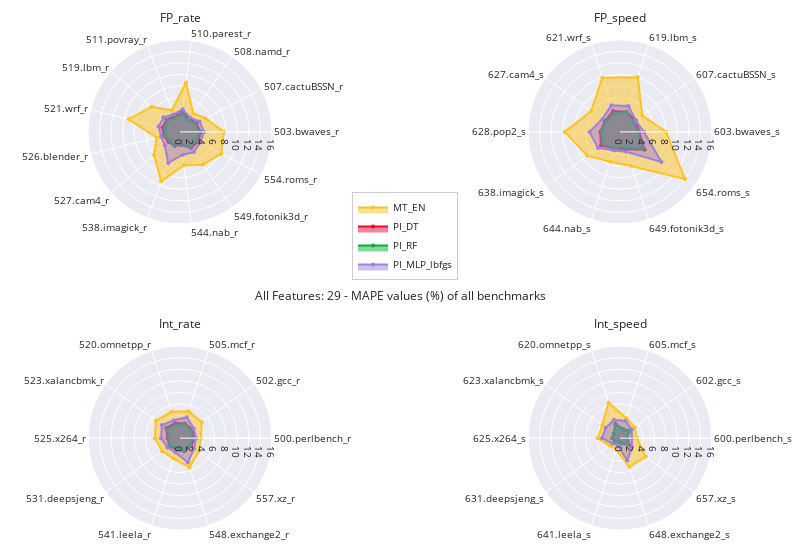
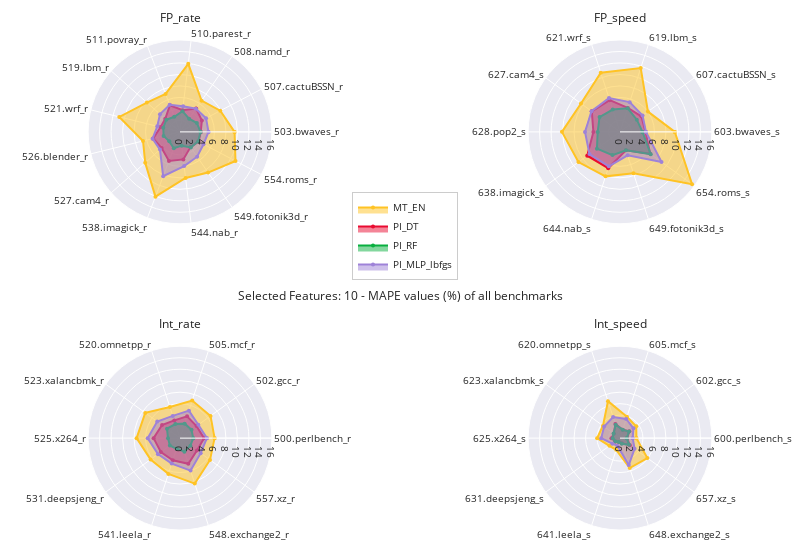

Notebook source saved alongside these figures, in order:
### Markdown cell above
## 3.2 Radar Plots

We show MAPE values of final models with the full set of 29 and selected set of 10 features for all benchmarks

### Code cell
%reset -f

#####
# restore the notebook session
import dill

dill.load_session(("pickles/regress_03_final_models.pkl"))

from plotly.subplots import make_subplots
import plotly.graph_objects as go

colors = ['rgba(255, 195, 36, 0.5)', 'rgba(233, 11, 48, 0.5)', 'rgba(8, 175, 63, 0.5)', 'rgba(158, 130, 216, 0.5)']
edges = ['rgba(255, 195, 36, 1)', 'rgba(233, 11, 48, 1)', 'rgba(8, 175, 63, 1)', 'rgba(158, 130, 216, 1)']


for feat_mod in final_regrs:
      fig = make_subplots(rows=2, cols=2, specs=[[{"type": "polar"}, {"type": "polar"}],
           [{"type": "polar"}, {"type": "polar"}]], subplot_titles=tuple(suite["name"] for suite in suites))
      for s, suite in enumerate(suites):
            cat = suite["name"]
            benchmarks = suite["benchmarks"]
            #print(category)

            benchmarks = [*benchmarks, benchmarks[0]]

            for m, model in enumerate(final_regrs[feat_mod]):
                  r = final_regrs[feat_mod][model][cat].mapes
                  fig.add_trace(go.Scatterpolar(
                        r=[*r,r[0]],
                        theta=benchmarks,
                        fill='toself',
                        name=model,
                        fillcolor=colors[m],
                        marker=dict(color=edges[m], size=4),
                        showlegend= not(s),
                  ), row=int(s/2)+1, col=s%2+1)

      fig.update_layout(
            autosize=False,
            width=800,
            height=550,
            polar=dict(
            radialaxis=dict(
                  visible=True,
                  range=[0, 16]
            )),
            polar2=dict(
            radialaxis=dict(
                  visible=True,
                  range=[0, 16]
            )),
            polar3=dict(
            radialaxis=dict(
                  visible=True,
                  range=[0, 16]
            )),
            polar4=dict(
            radialaxis=dict(
                  visible=True,
                  range=[0, 16],
            )),
            legend=dict(
                  x=0.44,
                  y=0.6,
                  traceorder='normal',
                  font=dict(
                        size=10,),
                  bordercolor="#ccc",
                  borderwidth=1
            ),
            margin=dict(l=0,r=0,b=20,t=40),
            title={
                  'text': ('All Features: 29' if feat_mod=='all_feat' else 'Selected Features: 10') + (
                  ' - MAPE values (%) of all benchmarks'),
                  'x':0.5,
                  'y':0.47,
                  'font_size': 12,
                  'xanchor': 'center',
                  'yanchor': 'top'
            },
            template='seaborn' 
            
      )
      fig.update_annotations(yshift=12, font_size=12)
      fig.update_polars(angularaxis_tickfont_size=10, radialaxis_tickfont_size=10)

      fig.write_image( "plots/model_selection/radar_" + feat_mod + ".pdf")
      fig.show()

### Figure 1 — Plotly figure (JSON) as saved in the notebook; plotly's stock layout.template omitted (floating-point values rounded to 4 significant figures)
{"data": [{"fill": "toself", "fillcolor": "rgba(255, 195, 36, 0.5)", "marker": {"color": "rgba(255, 195, 36, 1)", "size": 4}, "name": "MT_EN", "r": [7.665, 5.023, 4.009, 8.666, 4.022, 6.616, 9.191, 4.181, 6.055, 9.218, 5.839, 6.949, 8.129, 7.665], "showlegend": true, "subplot": "polar", "theta": ["503.bwaves_r", "507.cactuBSSN_r", "508.namd_r", "510.parest_r", "511.povray_r", "519.lbm_r", "521.wrf_r", "526.blender_r", "527.cam4_r", "538.imagick_r", "544.nab_r", "549.fotonik3d_r", "554.roms_r", "503.bwaves_r"], "type": "scatterpolar"}, {"fill": "toself", "fillcolor": "rgba(233, 11, 48, 0.5)", "marker": {"color": "rgba(233, 11, 48, 1)", "size": 4}, "name": "PI_DT", "r": [3.615, 3.206, 2.874, 3.366, 2.908, 3.151, 3.132, 2.897, 2.687, 2.558, 2.298, 3.371, 3.596, 3.615], "showlegend": true, "subplot": "polar", "theta": ["503.bwaves_r", "507.cactuBSSN_r", "508.namd_r", "510.parest_r", "511.povray_r", "519.lbm_r", "521.wrf_r", "526.blender_r", "527.cam4_r", "538.imagick_r", "544.nab_r", "549.fotonik3d_r", "554.roms_r", "503.bwaves_r"], "type": "scatterpolar"}, {"fill": "toself", "fillcolor": "rgba(8, 175, 63, 0.5)", "marker": {"color": "rgba(8, 175, 63, 1)", "size": 4}, "name": "PI_RF", "r": [3.326, 2.936, 2.502, 3.102, 2.562, 2.913, 2.715, 2.645, 2.294, 2.665, 2.224, 3.126, 3.198, 3.326], "showlegend": true, "subplot": "polar", "theta": ["503.bwaves_r", "507.cactuBSSN_r", "508.namd_r", "510.parest_r", "511.povray_r", "519.lbm_r", "521.wrf_r", "526.blender_r", "527.cam4_r", "538.imagick_r", "544.nab_r", "549.fotonik3d_r", "554.roms_r", "503.bwaves_r"], "type": "scatterpolar"}, {"fill": "toself", "fillcolor": "rgba(158, 130, 216, 0.5)", "marker": {"color": "rgba(158, 130, 216, 1)", "size": 4}, "name": "PI_MLP_lbfgs", "r": [4.182, 3.866, 3.039, 3.954, 3.229, 3.823, 3.86, 3.372, 3.553, 5.788, 3.996, 4.262, 3.965, 4.182], "showlegend": true, "subplot": "polar", "theta": ["503.bwaves_r", "507.cactuBSSN_r", "508.namd_r", "510.parest_r", "511.povray_r", "519.lbm_r", "521.wrf_r", "526.blender_r", "527.cam4_r", "538.imagick_r", "544.nab_r", "549.fotonik3d_r", "554.roms_r", "503.bwaves_r"], "type": "scatterpolar"}, {"fill": "toself", "fillcolor": "rgba(255, 195, 36, 0.5)", "marker": {"color": "rgba(255, 195, 36, 1)", "size": 4}, "name": "MT_EN", "r": [8.015, 4.813, 9.991, 9.927, 6.195, 9.625, 7.052, 5.478, 6.234, 13.99, 8.015], "showlegend": false, "subplot": "polar2", "theta": ["603.bwaves_s", "607.cactuBSSN_s", "619.lbm_s", "621.wrf_s", "627.cam4_s", "628.pop2_s", "638.imagick_s", "644.nab_s", "649.fotonik3d_s", "654.roms_s", "603.bwaves_s"], "type": "scatterpolar"}, {"fill": "toself", "fillcolor": "rgba(233, 11, 48, 0.5)", "marker": {"color": "rgba(233, 11, 48, 1)", "size": 4}, "name": "PI_DT", "r": [3.337, 3.37, 3.692, 3.801, 3.248, 3.455, 4.117, 3.018, 3.167, 5.313, 3.337], "showlegend": false, "subplot": "polar2", "theta": ["603.bwaves_s", "607.cactuBSSN_s", "619.lbm_s", "621.wrf_s", "627.cam4_s", "628.pop2_s", "638.imagick_s", "644.nab_s", "649.fotonik3d_s", "654.roms_s", "603.bwaves_s"], "type": "scatterpolar"}, {"fill": "toself", "fillcolor": "rgba(8, 175, 63, 0.5)", "marker": {"color": "rgba(8, 175, 63, 1)", "size": 4}, "name": "PI_RF", "r": [3.058, 2.903, 3.597, 3.314, 2.996, 3.206, 3.594, 2.894, 2.819, 4.911, 3.058], "showlegend": false, "subplot": "polar2", "theta": ["603.bwaves_s", "607.cactuBSSN_s", "619.lbm_s", "621.wrf_s", "627.cam4_s", "628.pop2_s", "638.imagick_s", "644.nab_s", "649.fotonik3d_s", "654.roms_s", "603.bwaves_s"], "type": "scatterpolar"}, {"fill": "toself", "fillcolor": "rgba(158, 130, 216, 0.5)", "marker": {"color": "rgba(158, 130, 216, 1)", "size": 4}, "name": "PI_MLP_lbfgs", "r": [4.156, 3.404, 4.745, 4.868, 3.797, 5.307, 4.746, 3.431, 3.646, 8.936, 4.156], "showlegend": false, "subplot": "polar2", "theta": ["603.bwaves_s", "607.cactuBSSN_s", "619.lbm_s", "621.wrf_s", "627.cam4_s", "628.pop2_s", "638.imagick_s", "644.nab_s", "649.fotonik3d_s", "654.roms_s", "603.bwaves_s"], "type": "scatterpolar"}, {"fill": "toself", "fillcolor": "rgba(255, 195, 36, 0.5)", "marker": {"color": "rgba(255, 195, 36, 1)", "size": 4}, "name": "MT_EN", "r": [3.656, 4.685, 4.914, 4.819, 5.18, 4.369, 3.858, 3.736, 5.362, 4.007, 3.656], "showlegend": false, "subplot": "polar3", "theta": ["500.perlbench_r", "502.gcc_r", "505.mcf_r", "520.omnetpp_r", "523.xalancbmk_r", "525.x264_r", "531.deepsjeng_r", "541.leela_r", "548.exchange2_r", "557.xz_r", "500.perlbench_r"], "type": "scatterpolar"}, {"fill": "toself", "fillcolor": "rgba(233, 11, 48, 0.5)", "marker": {"color": "rgba(233, 11, 48, 1)", "size": 4}, "name": "PI_DT", "r": [2.512, 2.668, 2.67, 2.764, 2.969, 2.152, 2.342, 2.084, 2.391, 2.379, 2.512], "showlegend": false, "subplot": "polar3", "theta": ["500.perlbench_r", "502.gcc_r", "505.mcf_r", "520.omnetpp_r", "523.xalancbmk_r", "525.x264_r", "531.deepsjeng_r", "541.leela_r", "548.exchange2_r", "557.xz_r", "500.perlbench_r"], "type": "scatterpolar"}, {"fill": "toself", "fillcolor": "rgba(8, 175, 63, 0.5)", "marker": {"color": "rgba(8, 175, 63, 1)", "size": 4}, "name": "PI_RF", "r": [2.189, 2.304, 2.529, 2.417, 2.679, 1.915, 2.083, 1.828, 2.279, 2.134, 2.189], "showlegend": false, "subplot": "polar3", "theta": ["500.perlbench_r", "502.gcc_r", "505.mcf_r", "520.omnetpp_r", "523.xalancbmk_r", "525.x264_r", "531.deepsjeng_r", "541.leela_r", "548.exchange2_r", "557.xz_r", "500.perlbench_r"], "type": "scatterpolar"}, {"fill": "toself", "fillcolor": "rgba(158, 130, 216, 0.5)", "marker": {"color": "rgba(158, 130, 216, 1)", "size": 4}, "name": "PI_MLP_lbfgs", "r": [2.802, 2.946, 3.83, 3.267, 3.906, 3.299, 2.741, 2.625, 4.466, 3.041, 2.802], "showlegend": false, "subplot": "polar3", "theta": ["500.perlbench_r", "502.gcc_r", "505.mcf_r", "520.omnetpp_r", "523.xalancbmk_r", "525.x264_r", "531.deepsjeng_r", "541.leela_r", "548.exchange2_r", "557.xz_r", "500.perlbench_r"], "type": "scatterpolar"}, {"fill": "toself", "fillcolor": "rgba(255, 195, 36, 0.5)", "marker": {"color": "rgba(255, 195, 36, 1)", "size": 4}, "name": "MT_EN", "r": [2.947, 3.161, 3.644, 6.488, 3.804, 3.899, 2.216, 2.114, 5.254, 5.509, 2.947], "showlegend": false, "subplot": "polar4", "theta": ["600.perlbench_s", "602.gcc_s", "605.mcf_s", "620.omnetpp_s", "623.xalancbmk_s", "625.x264_s", "631.deepsjeng_s", "641.leela_s", "648.exchange2_s", "657.xz_s", "600.perlbench_s"], "type": "scatterpolar"}, {"fill": "toself", "fillcolor": "rgba(233, 11, 48, 0.5)", "marker": {"color": "rgba(233, 11, 48, 1)", "size": 4}, "name": "PI_DT", "r": [1.222, 2.113, 1.657, 2.617, 1.326, 1.375, 1.088, 0.711, 0.9764, 2.174, 1.222], "showlegend": false, "subplot": "polar4", "theta": ["600.perlbench_s", "602.gcc_s", "605.mcf_s", "620.omnetpp_s", "623.xalancbmk_s", "625.x264_s", "631.deepsjeng_s", "641.leela_s", "648.exchange2_s", "657.xz_s", "600.perlbench_s"], "type": "scatterpolar"}, {"fill": "toself", "fillcolor": "rgba(8, 175, 63, 0.5)", "marker": {"color": "rgba(8, 175, 63, 1)", "size": 4}, "name": "PI_RF", "r": [1.172, 1.905, 1.5, 2.416, 1.407, 1.275, 1.018, 0.731, 1.027, 1.735, 1.172], "showlegend": false, "subplot": "polar4", "theta": ["600.perlbench_s", "602.gcc_s", "605.mcf_s", "620.omnetpp_s", "623.xalancbmk_s", "625.x264_s", "631.deepsjeng_s", "641.leela_s", "648.exchange2_s", "657.xz_s", "600.perlbench_s"], "type": "scatterpolar"}, {"fill": "toself", "fillcolor": "rgba(158, 130, 216, 0.5)", "marker": {"color": "rgba(158, 130, 216, 1)", "size": 4}, "name": "PI_MLP_lbfgs", "r": [2.054, 2.546, 3.125, 3.355, 3.076, 3.14, 1.604, 1.303, 4.112, 2.6, 2.054], "showlegend": false, "subplot": "polar4", "theta": ["600.perlbench_s", "602.gcc_s", "605.mcf_s", "620.omnetpp_s", "623.xalancbmk_s", "625.x264_s", "631.deepsjeng_s", "641.leela_s", "648.exchange2_s", "657.xz_s", "600.perlbench_s"], "type": "scatterpolar"}], "layout": {"annotations": [{"font": {"size": 12}, "showarrow": false, "text": "FP_rate", "x": 0.225, "xanchor": "center", "xref": "paper", "y": 1, "yanchor": "bottom", "yref": "paper", "yshift": 12}, {"font": {"size": 12}, "showarrow": false, "text": "FP_speed", "x": 0.775, "xanchor": "center", "xref": "paper", "y": 1, "yanchor": "bottom", "yref": "paper", "yshift": 12}, {"font": {"size": 12}, "showarrow": false, "text": "Int_rate", "x": 0.225, "xanchor": "center", "xref": "paper", "y": 0.375, "yanchor": "bottom", "yref": "paper", "yshift": 12}, {"font": {"size": 12}, "showarrow": false, "text": "Int_speed", "x": 0.775, "xanchor": "center", "xref": "paper", "y": 0.375, "yanchor": "bottom", "yref": "paper", "yshift": 12}], "autosize": false, "height": 550, "legend": {"bordercolor": "#ccc", "borderwidth": 1, "font": {"size": 10}, "traceorder": "normal", "x": 0.44, "y": 0.6}, "margin": {"b": 20, "l": 0, "r": 0, "t": 40}, "polar": {"angularaxis": {"tickfont": {"size": 10}}, "domain": {"x": [0, 0.45], "y": [0.625, 1]}, "radialaxis": {"range": [0, 16], "tickfont": {"size": 10}, "visible": true}}, "polar2": {"angularaxis": {"tickfont": {"size": 10}}, "domain": {"x": [0.55, 1], "y": [0.625, 1]}, "radialaxis": {"range": [0, 16], "tickfont": {"size": 10}, "visible": true}}, "polar3": {"angularaxis": {"tickfont": {"size": 10}}, "domain": {"x": [0, 0.45], "y": [0, 0.375]}, "radialaxis": {"range": [0, 16], "tickfont": {"size": 10}, "visible": true}}, "polar4": {"angularaxis": {"tickfont": {"size": 10}}, "domain": {"x": [0.55, 1], "y": [0, 0.375]}, "radialaxis": {"range": [0, 16], "tickfont": {"size": 10}, "visible": true}}, "title": {"font": {"size": 12}, "text": "All Features: 29 - MAPE values (%) of all benchmarks", "x": 0.5, "xanchor": "center", "y": 0.47, "yanchor": "top"}, "width": 800}}

### Figure 2 — Plotly figure (JSON) as saved in the notebook; plotly's stock layout.template omitted (floating-point values rounded to 4 significant figures)
{"data": [{"fill": "toself", "fillcolor": "rgba(255, 195, 36, 0.5)", "marker": {"color": "rgba(255, 195, 36, 1)", "size": 4}, "name": "MT_EN", "r": [9.498, 7.922, 6.605, 11.94, 7.069, 7.708, 10.89, 6.632, 8.1, 12.06, 8.082, 8.615, 10.92, 9.498], "showlegend": true, "subplot": "polar", "theta": ["503.bwaves_r", "507.cactuBSSN_r", "508.namd_r", "510.parest_r", "511.povray_r", "519.lbm_r", "521.wrf_r", "526.blender_r", "527.cam4_r", "538.imagick_r", "544.nab_r", "549.fotonik3d_r", "554.roms_r", "503.bwaves_r"], "type": "scatterpolar"}, {"fill": "toself", "fillcolor": "rgba(233, 11, 48, 0.5)", "marker": {"color": "rgba(233, 11, 48, 1)", "size": 4}, "name": "PI_DT", "r": [3.626, 4.296, 4.946, 3.813, 4.954, 3.43, 3.471, 4.815, 4.266, 5.418, 4.83, 3.22, 3.644, 3.626], "showlegend": true, "subplot": "polar", "theta": ["503.bwaves_r", "507.cactuBSSN_r", "508.namd_r", "510.parest_r", "511.povray_r", "519.lbm_r", "521.wrf_r", "526.blender_r", "527.cam4_r", "538.imagick_r", "544.nab_r", "549.fotonik3d_r", "554.roms_r", "503.bwaves_r"], "type": "scatterpolar"}, {"fill": "toself", "fillcolor": "rgba(8, 175, 63, 0.5)", "marker": {"color": "rgba(8, 175, 63, 1)", "size": 4}, "name": "PI_RF", "r": [3.577, 3.322, 2.789, 3.628, 2.815, 3.19, 2.999, 2.943, 2.495, 3.054, 2.418, 3.311, 3.567, 3.577], "showlegend": true, "subplot": "polar", "theta": ["503.bwaves_r", "507.cactuBSSN_r", "508.namd_r", "510.parest_r", "511.povray_r", "519.lbm_r", "521.wrf_r", "526.blender_r", "527.cam4_r", "538.imagick_r", "544.nab_r", "549.fotonik3d_r", "554.roms_r", "503.bwaves_r"], "type": "scatterpolar"}, {"fill": "toself", "fillcolor": "rgba(158, 130, 216, 0.5)", "marker": {"color": "rgba(158, 130, 216, 1)", "size": 4}, "name": "PI_MLP_lbfgs", "r": [4.966, 5.126, 4.898, 4.478, 5.059, 4.658, 4.072, 4.927, 4.653, 8.268, 5.998, 5.25, 4.625, 4.966], "showlegend": true, "subplot": "polar", "theta": ["503.bwaves_r", "507.cactuBSSN_r", "508.namd_r", "510.parest_r", "511.povray_r", "519.lbm_r", "521.wrf_r", "526.blender_r", "527.cam4_r", "538.imagick_r", "544.nab_r", "549.fotonik3d_r", "554.roms_r", "503.bwaves_r"], "type": "scatterpolar"}, {"fill": "toself", "fillcolor": "rgba(255, 195, 36, 0.5)", "marker": {"color": "rgba(255, 195, 36, 1)", "size": 4}, "name": "MT_EN", "r": [9.544, 6.014, 11.68, 10.84, 8.399, 10.11, 8.945, 8.143, 7.581, 15.51, 9.544], "showlegend": false, "subplot": "polar2", "theta": ["603.bwaves_s", "607.cactuBSSN_s", "619.lbm_s", "621.wrf_s", "627.cam4_s", "628.pop2_s", "638.imagick_s", "644.nab_s", "649.fotonik3d_s", "654.roms_s", "603.bwaves_s"], "type": "scatterpolar"}, {"fill": "toself", "fillcolor": "rgba(233, 11, 48, 0.5)", "marker": {"color": "rgba(233, 11, 48, 1)", "size": 4}, "name": "PI_DT", "r": [4.446, 4.608, 4.391, 5.811, 6.074, 4.634, 7.059, 6.643, 3.362, 6.501, 4.446], "showlegend": false, "subplot": "polar2", "theta": ["603.bwaves_s", "607.cactuBSSN_s", "619.lbm_s", "621.wrf_s", "627.cam4_s", "628.pop2_s", "638.imagick_s", "644.nab_s", "649.fotonik3d_s", "654.roms_s", "603.bwaves_s"], "type": "scatterpolar"}, {"fill": "toself", "fillcolor": "rgba(8, 175, 63, 0.5)", "marker": {"color": "rgba(8, 175, 63, 1)", "size": 4}, "name": "PI_RF", "r": [3.912, 3.617, 4.323, 4.09, 4.404, 3.883, 4.966, 4.249, 3.36, 6.617, 3.912], "showlegend": false, "subplot": "polar2", "theta": ["603.bwaves_s", "607.cactuBSSN_s", "619.lbm_s", "621.wrf_s", "627.cam4_s", "628.pop2_s", "638.imagick_s", "644.nab_s", "649.fotonik3d_s", "654.roms_s", "603.bwaves_s"], "type": "scatterpolar"}, {"fill": "toself", "fillcolor": "rgba(158, 130, 216, 0.5)", "marker": {"color": "rgba(158, 130, 216, 1)", "size": 4}, "name": "PI_MLP_lbfgs", "r": [4.526, 4.861, 5.447, 6.202, 6.129, 6.096, 6.574, 6.315, 4.302, 8.941, 4.526], "showlegend": false, "subplot": "polar2", "theta": ["603.bwaves_s", "607.cactuBSSN_s", "619.lbm_s", "621.wrf_s", "627.cam4_s", "628.pop2_s", "638.imagick_s", "644.nab_s", "649.fotonik3d_s", "654.roms_s", "603.bwaves_s"], "type": "scatterpolar"}, {"fill": "toself", "fillcolor": "rgba(255, 195, 36, 0.5)", "marker": {"color": "rgba(255, 195, 36, 1)", "size": 4}, "name": "MT_EN", "r": [6.024, 6.572, 6.886, 5.696, 7.48, 7.563, 6.325, 6.548, 8.323, 6.46, 6.024], "showlegend": false, "subplot": "polar3", "theta": ["500.perlbench_r", "502.gcc_r", "505.mcf_r", "520.omnetpp_r", "523.xalancbmk_r", "525.x264_r", "531.deepsjeng_r", "541.leela_r", "548.exchange2_r", "557.xz_r", "500.perlbench_r"], "type": "scatterpolar"}, {"fill": "toself", "fillcolor": "rgba(233, 11, 48, 0.5)", "marker": {"color": "rgba(233, 11, 48, 1)", "size": 4}, "name": "PI_DT", "r": [4.193, 3.56, 3.993, 3.245, 3.868, 4.601, 4.113, 4.054, 4.692, 3.652, 4.193], "showlegend": false, "subplot": "polar3", "theta": ["500.perlbench_r", "502.gcc_r", "505.mcf_r", "520.omnetpp_r", "523.xalancbmk_r", "525.x264_r", "531.deepsjeng_r", "541.leela_r", "548.exchange2_r", "557.xz_r", "500.perlbench_r"], "type": "scatterpolar"}, {"fill": "toself", "fillcolor": "rgba(8, 175, 63, 0.5)", "marker": {"color": "rgba(8, 175, 63, 1)", "size": 4}, "name": "PI_RF", "r": [2.299, 2.488, 2.653, 2.573, 2.804, 2.09, 2.18, 1.957, 2.475, 2.247, 2.299], "showlegend": false, "subplot": "polar3", "theta": ["500.perlbench_r", "502.gcc_r", "505.mcf_r", "520.omnetpp_r", "523.xalancbmk_r", "525.x264_r", "531.deepsjeng_r", "541.leela_r", "548.exchange2_r", "557.xz_r", "500.perlbench_r"], "type": "scatterpolar"}, {"fill": "toself", "fillcolor": "rgba(158, 130, 216, 0.5)", "marker": {"color": "rgba(158, 130, 216, 1)", "size": 4}, "name": "PI_MLP_lbfgs", "r": [4.684, 3.947, 5.03, 4.069, 4.905, 5.63, 4.752, 4.665, 5.941, 4.455, 4.684], "showlegend": false, "subplot": "polar3", "theta": ["500.perlbench_r", "502.gcc_r", "505.mcf_r", "520.omnetpp_r", "523.xalancbmk_r", "525.x264_r", "531.deepsjeng_r", "541.leela_r", "548.exchange2_r", "557.xz_r", "500.perlbench_r"], "type": "scatterpolar"}, {"fill": "toself", "fillcolor": "rgba(255, 195, 36, 0.5)", "marker": {"color": "rgba(255, 195, 36, 1)", "size": 4}, "name": "MT_EN", "r": [2.864, 3.496, 3.899, 6.766, 3.665, 3.986, 2.285, 2.142, 5.473, 5.892, 2.864], "showlegend": false, "subplot": "polar4", "theta": ["600.perlbench_s", "602.gcc_s", "605.mcf_s", "620.omnetpp_s", "623.xalancbmk_s", "625.x264_s", "631.deepsjeng_s", "641.leela_s", "648.exchange2_s", "657.xz_s", "600.perlbench_s"], "type": "scatterpolar"}, {"fill": "toself", "fillcolor": "rgba(233, 11, 48, 0.5)", "marker": {"color": "rgba(233, 11, 48, 1)", "size": 4}, "name": "PI_DT", "r": [1.236, 2.014, 1.521, 2.599, 1.325, 1.491, 1.017, 0.7045, 0.947, 2.129, 1.236], "showlegend": false, "subplot": "polar4", "theta": ["600.perlbench_s", "602.gcc_s", "605.mcf_s", "620.omnetpp_s", "623.xalancbmk_s", "625.x264_s", "631.deepsjeng_s", "641.leela_s", "648.exchange2_s", "657.xz_s", "600.perlbench_s"], "type": "scatterpolar"}, {"fill": "toself", "fillcolor": "rgba(8, 175, 63, 0.5)", "marker": {"color": "rgba(8, 175, 63, 1)", "size": 4}, "name": "PI_RF", "r": [1.177, 1.94, 1.556, 2.439, 1.383, 1.276, 1.004, 0.728, 1.015, 1.944, 1.177], "showlegend": false, "subplot": "polar4", "theta": ["600.perlbench_s", "602.gcc_s", "605.mcf_s", "620.omnetpp_s", "623.xalancbmk_s", "625.x264_s", "631.deepsjeng_s", "641.leela_s", "648.exchange2_s", "657.xz_s", "600.perlbench_s"], "type": "scatterpolar"}, {"fill": "toself", "fillcolor": "rgba(158, 130, 216, 0.5)", "marker": {"color": "rgba(158, 130, 216, 1)", "size": 4}, "name": "PI_MLP_lbfgs", "r": [2.209, 2.897, 3.5, 3.875, 3.414, 3.268, 1.653, 1.423, 4.934, 3.141, 2.209], "showlegend": false, "subplot": "polar4", "theta": ["600.perlbench_s", "602.gcc_s", "605.mcf_s", "620.omnetpp_s", "623.xalancbmk_s", "625.x264_s", "631.deepsjeng_s", "641.leela_s", "648.exchange2_s", "657.xz_s", "600.perlbench_s"], "type": "scatterpolar"}], "layout": {"annotations": [{"font": {"size": 12}, "showarrow": false, "text": "FP_rate", "x": 0.225, "xanchor": "center", "xref": "paper", "y": 1, "yanchor": "bottom", "yref": "paper", "yshift": 12}, {"font": {"size": 12}, "showarrow": false, "text": "FP_speed", "x": 0.775, "xanchor": "center", "xref": "paper", "y": 1, "yanchor": "bottom", "yref": "paper", "yshift": 12}, {"font": {"size": 12}, "showarrow": false, "text": "Int_rate", "x": 0.225, "xanchor": "center", "xref": "paper", "y": 0.375, "yanchor": "bottom", "yref": "paper", "yshift": 12}, {"font": {"size": 12}, "showarrow": false, "text": "Int_speed", "x": 0.775, "xanchor": "center", "xref": "paper", "y": 0.375, "yanchor": "bottom", "yref": "paper", "yshift": 12}], "autosize": false, "height": 550, "legend": {"bordercolor": "#ccc", "borderwidth": 1, "font": {"size": 10}, "traceorder": "normal", "x": 0.44, "y": 0.6}, "margin": {"b": 20, "l": 0, "r": 0, "t": 40}, "polar": {"angularaxis": {"tickfont": {"size": 10}}, "domain": {"x": [0, 0.45], "y": [0.625, 1]}, "radialaxis": {"range": [0, 16], "tickfont": {"size": 10}, "visible": true}}, "polar2": {"angularaxis": {"tickfont": {"size": 10}}, "domain": {"x": [0.55, 1], "y": [0.625, 1]}, "radialaxis": {"range": [0, 16], "tickfont": {"size": 10}, "visible": true}}, "polar3": {"angularaxis": {"tickfont": {"size": 10}}, "domain": {"x": [0, 0.45], "y": [0, 0.375]}, "radialaxis": {"range": [0, 16], "tickfont": {"size": 10}, "visible": true}}, "polar4": {"angularaxis": {"tickfont": {"size": 10}}, "domain": {"x": [0.55, 1], "y": [0, 0.375]}, "radialaxis": {"range": [0, 16], "tickfont": {"size": 10}, "visible": true}}, "title": {"font": {"size": 12}, "text": "Selected Features: 10 - MAPE values (%) of all benchmarks", "x": 0.5, "xanchor": "center", "y": 0.47, "yanchor": "top"}, "width": 800}}
